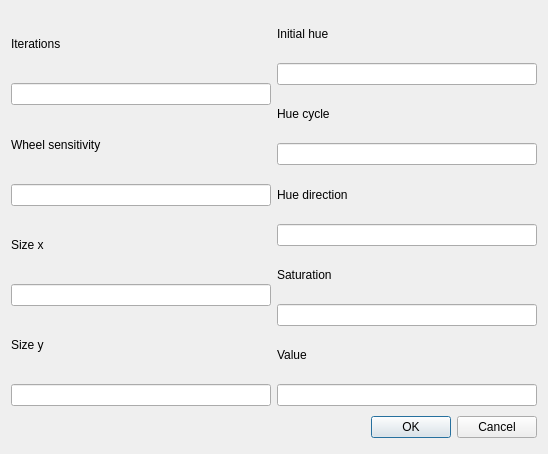
<?xml version="1.0" encoding="UTF-8"?>
<ui version="4.0">
 <class>Dialog</class>
 <widget class="QDialog" name="Dialog">
  <property name="geometry">
   <rect>
    <x>0</x>
    <y>0</y>
    <width>548</width>
    <height>454</height>
   </rect>
  </property>
  <property name="windowTitle">
   <string>Dialog</string>
  </property>
  <layout class="QVBoxLayout" name="verticalLayout">
   <item>
    <layout class="QHBoxLayout" name="up_layout">
     <item>
      <layout class="QVBoxLayout" name="up_layout1">
       <item>
        <widget class="QLabel" name="iters_label">
         <property name="text">
          <string>Iterations</string>
         </property>
        </widget>
       </item>
       <item>
        <widget class="QLineEdit" name="iters_le"/>
       </item>
       <item>
        <widget class="QLabel" name="wheel_label">
         <property name="text">
          <string>Wheel sensitivity</string>
         </property>
        </widget>
       </item>
       <item>
        <widget class="QLineEdit" name="wheel_le"/>
       </item>
       <item>
        <widget class="QLabel" name="sizex_label">
         <property name="text">
          <string>Size x</string>
         </property>
        </widget>
       </item>
       <item>
        <widget class="QLineEdit" name="sizex_le"/>
       </item>
       <item>
        <widget class="QLabel" name="sizey_label">
         <property name="text">
          <string>Size y</string>
         </property>
        </widget>
       </item>
       <item>
        <widget class="QLineEdit" name="sizey_le"/>
       </item>
      </layout>
     </item>
     <item>
      <layout class="QVBoxLayout" name="up_layout2">
       <item>
        <widget class="QLabel" name="init_hue_label">
         <property name="text">
          <string>Initial hue</string>
         </property>
        </widget>
       </item>
       <item>
        <widget class="QLineEdit" name="init_hue_le"/>
       </item>
       <item>
        <widget class="QLabel" name="hue_cycle_label">
         <property name="text">
          <string>Hue cycle</string>
         </property>
        </widget>
       </item>
       <item>
        <widget class="QLineEdit" name="hue_cycle_le"/>
       </item>
       <item>
        <widget class="QLabel" name="hue_dir_label">
         <property name="text">
          <string>Hue direction</string>
         </property>
        </widget>
       </item>
       <item>
        <widget class="QLineEdit" name="hue_dir_le"/>
       </item>
       <item>
        <widget class="QLabel" name="s_label">
         <property name="text">
          <string>Saturation</string>
         </property>
        </widget>
       </item>
       <item>
        <widget class="QLineEdit" name="s_le"/>
       </item>
       <item>
        <widget class="QLabel" name="v_label">
         <property name="text">
          <string>Value</string>
         </property>
        </widget>
       </item>
       <item>
        <widget class="QLineEdit" name="v_le"/>
       </item>
      </layout>
     </item>
    </layout>
   </item>
   <item>
    <layout class="QHBoxLayout" name="bottom_layout">
     <property name="spacing">
      <number>6</number>
     </property>
     <property name="margin" stdset="0">
      <number>0</number>
     </property>
     <item>
      <spacer name="bottom_spacer">
       <property name="orientation">
        <enum>Qt::Horizontal</enum>
       </property>
       <property name="sizeHint" stdset="0">
        <size>
         <width>131</width>
         <height>31</height>
        </size>
       </property>
      </spacer>
     </item>
     <item>
      <widget class="QPushButton" name="okBtn">
       <property name="text">
        <string>OK</string>
       </property>
      </widget>
     </item>
     <item>
      <widget class="QPushButton" name="cancelBtn">
       <property name="text">
        <string>Cancel</string>
       </property>
      </widget>
     </item>
    </layout>
   </item>
  </layout>
 </widget>
 <resources/>
 <connections>
  <connection>
   <sender>okBtn</sender>
   <signal>clicked()</signal>
   <receiver>Dialog</receiver>
   <slot>accept()</slot>
   <hints>
    <hint type="sourcelabel">
     <x>278</x>
     <y>253</y>
    </hint>
    <hint type="destinationlabel">
     <x>96</x>
     <y>254</y>
    </hint>
   </hints>
  </connection>
  <connection>
   <sender>cancelBtn</sender>
   <signal>clicked()</signal>
   <receiver>Dialog</receiver>
   <slot>reject()</slot>
   <hints>
    <hint type="sourcelabel">
     <x>369</x>
     <y>253</y>
    </hint>
    <hint type="destinationlabel">
     <x>179</x>
     <y>282</y>
    </hint>
   </hints>
  </connection>
 </connections>
</ui>
